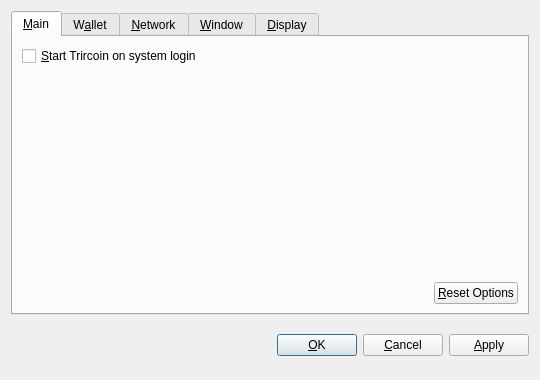
<?xml version="1.0" encoding="UTF-8"?>
<ui version="4.0">
 <class>OptionsDialog</class>
 <widget class="QDialog" name="OptionsDialog">
  <property name="geometry">
   <rect>
    <x>0</x>
    <y>0</y>
    <width>540</width>
    <height>380</height>
   </rect>
  </property>
  <property name="windowTitle">
   <string>Options</string>
  </property>
  <property name="modal">
   <bool>true</bool>
  </property>
  <layout class="QVBoxLayout" name="verticalLayout">
   <item>
    <widget class="QTabWidget" name="tabWidget">
     <property name="tabPosition">
      <enum>QTabWidget::North</enum>
     </property>
     <property name="currentIndex">
      <number>0</number>
     </property>
     <widget class="QWidget" name="tabMain">
      <attribute name="title">
       <string>&amp;Main</string>
      </attribute>
      <layout class="QVBoxLayout" name="verticalLayout_Main">
       <item>
        <widget class="QCheckBox" name="bitcoinAtStartup">
         <property name="toolTip">
          <string>Automatically start Trircoin after logging in to the system.</string>
         </property>
         <property name="text">
          <string>&amp;Start Trircoin on system login</string>
         </property>
        </widget>
       </item>
       <item>
        <spacer name="verticalSpacer_Main">
         <property name="orientation">
          <enum>Qt::Vertical</enum>
         </property>
         <property name="sizeHint" stdset="0">
          <size>
           <width>20</width>
           <height>40</height>
          </size>
         </property>
        </spacer>
       </item>
       <item>
        <layout class="QHBoxLayout" name="horizontalLayout_2_Main">
         <item>
          <spacer name="horizontalSpacer_2_Main">
           <property name="orientation">
            <enum>Qt::Horizontal</enum>
           </property>
           <property name="sizeHint" stdset="0">
            <size>
             <width>40</width>
             <height>20</height>
            </size>
           </property>
          </spacer>
         </item>
         <item>
          <widget class="QPushButton" name="resetButton">
           <property name="toolTip">
            <string>Reset all client options to default.</string>
           </property>
           <property name="text">
            <string>&amp;Reset Options</string>
           </property>
           <property name="autoDefault">
            <bool>false</bool>
           </property>
          </widget>
         </item>
        </layout>
       </item>
      </layout>
     </widget>
     <widget class="QWidget" name="tabWallet">
      <attribute name="title">
       <string>W&amp;allet</string>
      </attribute>
      <layout class="QVBoxLayout" name="verticalLayout_Network">
       <item>
        <widget class="QLabel" name="transactionFeeInfoLabel">
         <property name="text">
          <string>Optional transaction fee per kB that helps make sure your transactions are processed quickly. Most transactions are 1 kB.</string>
         </property>
         <property name="textFormat">
          <enum>Qt::PlainText</enum>
         </property>
         <property name="wordWrap">
          <bool>true</bool>
         </property>
        </widget>
       </item>
       <item>
        <layout class="QHBoxLayout" name="horizontalLayout_1_Main">
         <item>
          <widget class="QLabel" name="transactionFeeLabel">
           <property name="text">
            <string>Pay transaction &amp;fee</string>
           </property>
           <property name="textFormat">
            <enum>Qt::PlainText</enum>
           </property>
           <property name="buddy">
            <cstring>transactionFee</cstring>
           </property>
          </widget>
         </item>
         <item>
          <widget class="BitcoinAmountField" name="transactionFee"/>
         </item>
         <item>
          <spacer name="horizontalSpacer_1_Main">
           <property name="orientation">
            <enum>Qt::Horizontal</enum>
           </property>
           <property name="sizeHint" stdset="0">
            <size>
             <width>40</width>
             <height>20</height>
            </size>
           </property>
          </spacer>
         </item>
        </layout>
       </item>
       <item>
        <widget class="QLabel" name="label">
         <property name="text">
          <string>If you disable the spending of unconfirmed change, the change from a transaction cannot be used until that transaction has at least one confirmation. This also affects how your balance is computed.</string>
         </property>
         <property name="wordWrap">
          <bool>true</bool>
         </property>
        </widget>
       </item>
       <item>
        <widget class="QCheckBox" name="spendZeroConfChange">
         <property name="text">
          <string>Spend unconfirmed change  (experts only)</string>
         </property>
        </widget>
       </item>
       <item>
        <spacer name="verticalSpacer">
         <property name="orientation">
          <enum>Qt::Vertical</enum>
         </property>
         <property name="sizeHint" stdset="0">
          <size>
           <width>20</width>
           <height>40</height>
          </size>
         </property>
        </spacer>
       </item>
      </layout>
     </widget>
     <widget class="QWidget" name="tabNetwork">
      <attribute name="title">
       <string>&amp;Network</string>
      </attribute>
      <layout class="QVBoxLayout" name="verticalLayout_Network">
       <item>
        <widget class="QCheckBox" name="mapPortUpnp">
         <property name="toolTip">
          <string>Automatically open the Trircoin client port on the router. This only works when your router supports UPnP and it is enabled.</string>
         </property>
         <property name="text">
          <string>Map port using &amp;UPnP</string>
         </property>
        </widget>
       </item>
       <item>
        <widget class="QCheckBox" name="connectSocks">
         <property name="toolTip">
          <string>Connect to the Trircoin network through a SOCKS proxy (e.g. when connecting through Tor).</string>
         </property>
         <property name="text">
          <string>&amp;Connect through SOCKS proxy:</string>
         </property>
        </widget>
       </item>
       <item>
        <layout class="QHBoxLayout" name="horizontalLayout_Network">
         <item>
          <widget class="QLabel" name="proxyIpLabel">
           <property name="text">
            <string>Proxy &amp;IP:</string>
           </property>
           <property name="textFormat">
            <enum>Qt::PlainText</enum>
           </property>
           <property name="buddy">
            <cstring>proxyIp</cstring>
           </property>
          </widget>
         </item>
         <item>
          <widget class="QValidatedLineEdit" name="proxyIp">
           <property name="maximumSize">
            <size>
             <width>140</width>
             <height>16777215</height>
            </size>
           </property>
           <property name="toolTip">
            <string>IP address of the proxy (e.g. 127.0.0.1)</string>
           </property>
          </widget>
         </item>
         <item>
          <widget class="QLabel" name="proxyPortLabel">
           <property name="text">
            <string>&amp;Port:</string>
           </property>
           <property name="textFormat">
            <enum>Qt::PlainText</enum>
           </property>
           <property name="buddy">
            <cstring>proxyPort</cstring>
           </property>
          </widget>
         </item>
         <item>
          <widget class="QLineEdit" name="proxyPort">
           <property name="maximumSize">
            <size>
             <width>55</width>
             <height>16777215</height>
            </size>
           </property>
           <property name="toolTip">
            <string>Port of the proxy (e.g. 9050)</string>
           </property>
          </widget>
         </item>
         <item>
          <widget class="QLabel" name="socksVersionLabel">
           <property name="text">
            <string>SOCKS &amp;Version:</string>
           </property>
           <property name="textFormat">
            <enum>Qt::PlainText</enum>
           </property>
           <property name="buddy">
            <cstring>socksVersion</cstring>
           </property>
          </widget>
         </item>
         <item>
          <widget class="QValueComboBox" name="socksVersion">
           <property name="toolTip">
            <string>SOCKS version of the proxy (e.g. 5)</string>
           </property>
          </widget>
         </item>
         <item>
          <spacer name="horizontalSpacer_Network">
           <property name="orientation">
            <enum>Qt::Horizontal</enum>
           </property>
           <property name="sizeHint" stdset="0">
            <size>
             <width>40</width>
             <height>20</height>
            </size>
           </property>
          </spacer>
         </item>
        </layout>
       </item>
       <item>
        <spacer name="verticalSpacer_Network">
         <property name="orientation">
          <enum>Qt::Vertical</enum>
         </property>
         <property name="sizeHint" stdset="0">
          <size>
           <width>20</width>
           <height>40</height>
          </size>
         </property>
        </spacer>
       </item>
      </layout>
     </widget>
     <widget class="QWidget" name="tabWindow">
      <attribute name="title">
       <string>&amp;Window</string>
      </attribute>
      <layout class="QVBoxLayout" name="verticalLayout_Window">
       <item>
        <widget class="QCheckBox" name="minimizeToTray">
         <property name="toolTip">
          <string>Show only a tray icon after minimizing the window.</string>
         </property>
         <property name="text">
          <string>&amp;Minimize to the tray instead of the taskbar</string>
         </property>
        </widget>
       </item>
       <item>
        <widget class="QCheckBox" name="minimizeOnClose">
         <property name="toolTip">
          <string>Minimize instead of exit the application when the window is closed. When this option is enabled, the application will be closed only after selecting Quit in the menu.</string>
         </property>
         <property name="text">
          <string>M&amp;inimize on close</string>
         </property>
        </widget>
       </item>
       <item>
        <spacer name="verticalSpacer_Window">
         <property name="orientation">
          <enum>Qt::Vertical</enum>
         </property>
         <property name="sizeHint" stdset="0">
          <size>
           <width>20</width>
           <height>40</height>
          </size>
         </property>
        </spacer>
       </item>
      </layout>
     </widget>
     <widget class="QWidget" name="tabDisplay">
      <attribute name="title">
       <string>&amp;Display</string>
      </attribute>
      <layout class="QVBoxLayout" name="verticalLayout_Display">
       <item>
        <layout class="QHBoxLayout" name="horizontalLayout_1_Display">
         <item>
          <widget class="QLabel" name="langLabel">
           <property name="text">
            <string>User Interface &amp;language:</string>
           </property>
           <property name="textFormat">
            <enum>Qt::PlainText</enum>
           </property>
           <property name="buddy">
            <cstring>lang</cstring>
           </property>
          </widget>
         </item>
         <item>
          <widget class="QValueComboBox" name="lang">
           <property name="toolTip">
            <string>The user interface language can be set here. This setting will take effect after restarting Trircoin.</string>
           </property>
          </widget>
         </item>
        </layout>
       </item>
       <item>
        <layout class="QHBoxLayout" name="horizontalLayout_2_Display">
         <item>
          <widget class="QLabel" name="unitLabel">
           <property name="text">
            <string>&amp;Unit to show amounts in:</string>
           </property>
           <property name="textFormat">
            <enum>Qt::PlainText</enum>
           </property>
           <property name="buddy">
            <cstring>unit</cstring>
           </property>
          </widget>
         </item>
         <item>
          <widget class="QValueComboBox" name="unit">
           <property name="toolTip">
            <string>Choose the default subdivision unit to show in the interface and when sending coins.</string>
           </property>
          </widget>
         </item>
        </layout>
       </item>
       <item>
        <widget class="QCheckBox" name="displayAddresses">
         <property name="toolTip">
          <string>Whether to show Trircoin addresses in the transaction list or not.</string>
         </property>
         <property name="text">
          <string>&amp;Display addresses in transaction list</string>
         </property>
        </widget>
       </item>
       <item>
        <widget class="QCheckBox" name="coinControlFeatures">
         <property name="toolTip">
          <string>Whether to show coin control features or not.</string>
         </property>
         <property name="text">
          <string>Display coin &amp;control features (experts only!)</string>
         </property>
        </widget>
       </item>
       <item>
        <spacer name="verticalSpacer_Display">
         <property name="orientation">
          <enum>Qt::Vertical</enum>
         </property>
         <property name="sizeHint" stdset="0">
          <size>
           <width>20</width>
           <height>40</height>
          </size>
         </property>
        </spacer>
       </item>
      </layout>
     </widget>
    </widget>
   </item>
   <item>
    <layout class="QHBoxLayout" name="horizontalLayout_Buttons">
     <item>
      <spacer name="horizontalSpacer_1">
       <property name="orientation">
        <enum>Qt::Horizontal</enum>
       </property>
       <property name="sizeHint" stdset="0">
        <size>
         <width>40</width>
         <height>48</height>
        </size>
       </property>
      </spacer>
     </item>
     <item>
      <widget class="QLabel" name="statusLabel">
       <property name="font">
        <font>
         <weight>75</weight>
         <bold>true</bold>
        </font>
       </property>
       <property name="text">
        <string/>
       </property>
       <property name="textFormat">
        <enum>Qt::PlainText</enum>
       </property>
       <property name="wordWrap">
        <bool>true</bool>
       </property>
      </widget>
     </item>
     <item>
      <spacer name="horizontalSpacer_2">
       <property name="orientation">
        <enum>Qt::Horizontal</enum>
       </property>
       <property name="sizeHint" stdset="0">
        <size>
         <width>40</width>
         <height>48</height>
        </size>
       </property>
      </spacer>
     </item>
     <item>
      <widget class="QPushButton" name="okButton">
       <property name="text">
        <string>&amp;OK</string>
       </property>
      </widget>
     </item>
     <item>
      <widget class="QPushButton" name="cancelButton">
       <property name="text">
        <string>&amp;Cancel</string>
       </property>
       <property name="autoDefault">
        <bool>false</bool>
       </property>
      </widget>
     </item>
     <item>
      <widget class="QPushButton" name="applyButton">
       <property name="text">
        <string>&amp;Apply</string>
       </property>
       <property name="autoDefault">
        <bool>false</bool>
       </property>
      </widget>
     </item>
    </layout>
   </item>
  </layout>
 </widget>
 <customwidgets>
  <customwidget>
   <class>BitcoinAmountField</class>
   <extends>QSpinBox</extends>
   <header>bitcoinamountfield.h</header>
  </customwidget>
  <customwidget>
   <class>QValueComboBox</class>
   <extends>QComboBox</extends>
   <header>qvaluecombobox.h</header>
  </customwidget>
  <customwidget>
   <class>QValidatedLineEdit</class>
   <extends>QLineEdit</extends>
   <header>qvalidatedlineedit.h</header>
  </customwidget>
 </customwidgets>
 <resources/>
 <connections/>
</ui>
